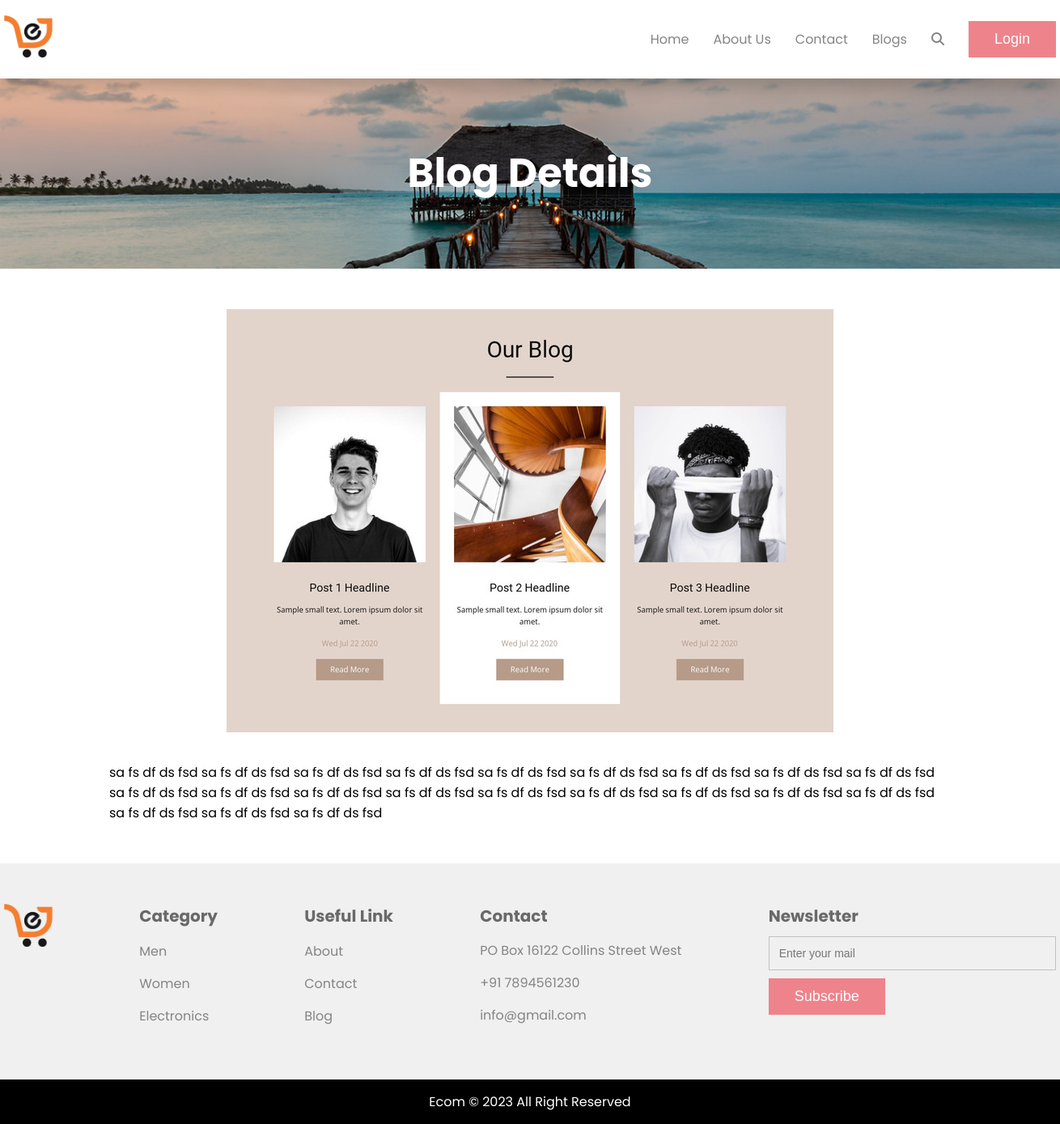
Page /site/blogs/details.php?id=1 on the committed database.
### tables this page shows
CREATE TABLE `blogs` (
  `id` int(11) NOT NULL,
  `title` text NOT NULL,
  `description` text NOT NULL,
  `img` varchar(255) NOT NULL,
  `created_at` datetime NOT NULL DEFAULT current_timestamp()
);

### config/constants.php (called while the page is built, shortened)
<?php
$base_url = 'http://localhost/major-project/';
$site_url = $base_url . 'site/';

### site/blogs/details.php (the view)
<?php
include(__DIR__ . '/../layout/header.php');
$id = $_GET['id'];
$sql = " SELECT * FROM blogs WHERE id =$id";
$result = mysqli_query($con, $sql);
$blog_data = $result->fetch_assoc();
?>
<section class="page-banner-section">
      <div class="container">
            <div class="page-banner-content">
                  <h1>Blog Details</h1>
            </div>
      </div>
</section>
<section class="blogs-details">
      <div class="container">
            <div class="blogs-details-block my-10">
                  <div class="blogs-details-img">
                        <img src="<?php echo $site_url . 'assets/uploads/blogs/'.$blog_data['img']  ?>" alt="">
                  </div>
                  <div class="blogs-details-desc">
                        <p class="my-10">
                              <?php echo $blog_data['description'] ?>
                        </p>
                  </div>
            </div>
      </div>
</section>
<?php
include(__DIR__ . '/../layout/footer.php');
?>

### site/assets/css/style.css (style rules this page uses)
body { margin: 0; font-family: "Poppins", sans-serif; }
.container { width: 1300px; margin: auto; }
h1, h2, h3, h4, h5, h6, p { margin: 0; }
h1 { font-size: 50px; }
p { font-size: 16px; }
.my-10 { margin: 10px 0; }
.page-banner-section { background: url(../img/page-banner.jpg); width: 100%; background-size: cover; background-position: center; position: relative; padding: 80px 0; }
.page-banner-content { text-align: center; color: #fff; }
.blogs-details-img { text-align: center; margin: 30px 0; }
.blogs-details-block { margin: 50px 0; }
.blogs-details-desc { width: 80%; margin: auto; }

### rows in the picture
blogs: img (picture), description "sa fs df ds fsd sa fs df ds fsd sa fs df ds fsd sa fs df ds fsd sa fs df ds fsd sa fs df ds fsd sa fs df ds fsd sa fs df ds fsd sa fs df ds fsd sa fs df ds fsd sa fs df ds fsd sa fs df ds fsd sa fs df ds fsd sa fs df ds fsd sa fs df ds fsd sa fs df ds fsd sa fs df ds fsd sa fs df ds fsd sa fs df ds fsd sa fs df ds fsd sa fs df ds fsd"
